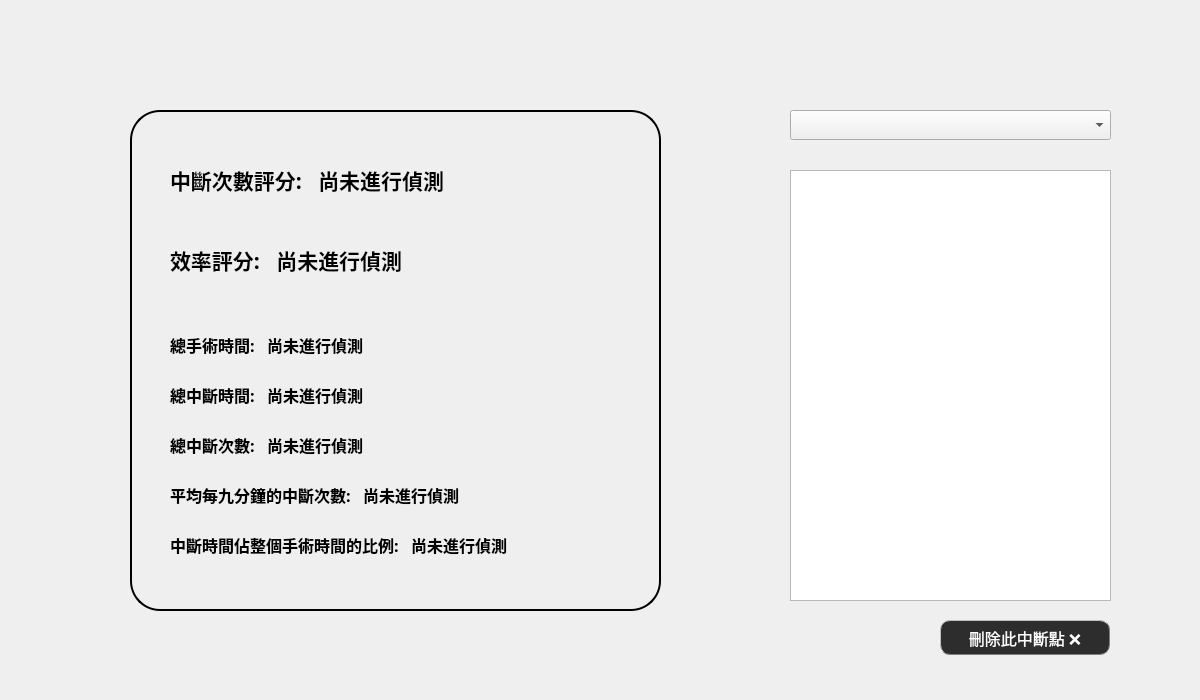
<?xml version="1.0" encoding="UTF-8"?>
<ui version="4.0">
 <class>MainWindow</class>
 <widget class="QMainWindow" name="MainWindow">
  <property name="enabled">
   <bool>true</bool>
  </property>
  <property name="geometry">
   <rect>
    <x>0</x>
    <y>0</y>
    <width>1200</width>
    <height>700</height>
   </rect>
  </property>
  <property name="sizePolicy">
   <sizepolicy hsizetype="Ignored" vsizetype="Ignored">
    <horstretch>0</horstretch>
    <verstretch>0</verstretch>
   </sizepolicy>
  </property>
  <property name="font">
   <font>
    <family>微軟正黑體</family>
    <weight>75</weight>
    <bold>true</bold>
   </font>
  </property>
  <property name="windowTitle">
   <string>MainWindow</string>
  </property>
  <property name="styleSheet">
   <string notr="true"/>
  </property>
  <widget class="QWidget" name="centralwidget">
   <widget class="QLabel" name="label_interrupt_times">
    <property name="geometry">
     <rect>
      <x>170</x>
      <y>420</y>
      <width>260</width>
      <height>50</height>
     </rect>
    </property>
    <property name="font">
     <font>
      <family>微軟正黑體</family>
      <pointsize>12</pointsize>
      <weight>75</weight>
      <bold>true</bold>
     </font>
    </property>
    <property name="styleSheet">
     <string notr="true"/>
    </property>
    <property name="text">
     <string>總中斷次數:   尚未進行偵測</string>
    </property>
    <property name="scaledContents">
     <bool>true</bool>
    </property>
    <property name="wordWrap">
     <bool>true</bool>
    </property>
   </widget>
   <widget class="QListWidget" name="list_widget_interrupt">
    <property name="geometry">
     <rect>
      <x>790</x>
      <y>170</y>
      <width>321</width>
      <height>431</height>
     </rect>
    </property>
    <property name="font">
     <font>
      <family>微軟正黑體</family>
      <weight>75</weight>
      <bold>true</bold>
     </font>
    </property>
   </widget>
   <widget class="QPushButton" name="button_remove_interrupt">
    <property name="geometry">
     <rect>
      <x>940</x>
      <y>620</y>
      <width>170</width>
      <height>35</height>
     </rect>
    </property>
    <property name="font">
     <font>
      <family>微軟正黑體</family>
      <pointsize>12</pointsize>
      <weight>50</weight>
      <bold>false</bold>
     </font>
    </property>
    <property name="styleSheet">
     <string notr="true">color: rgb(255, 255, 255);
background-color: rgb(45, 45, 45);
border-radius: 10px;
border: 1px groove gray;
border-style:outset;</string>
    </property>
    <property name="text">
     <string>刪除此中斷點 ❌</string>
    </property>
   </widget>
   <widget class="QLabel" name="label_performance">
    <property name="enabled">
     <bool>true</bool>
    </property>
    <property name="geometry">
     <rect>
      <x>320</x>
      <y>125</y>
      <width>90</width>
      <height>90</height>
     </rect>
    </property>
    <property name="font">
     <font>
      <family>Arial Black</family>
      <pointsize>48</pointsize>
      <weight>75</weight>
      <bold>true</bold>
     </font>
    </property>
    <property name="styleSheet">
     <string notr="true">color: rgb(255, 0, 0);</string>
    </property>
    <property name="text">
     <string/>
    </property>
    <property name="alignment">
     <set>Qt::AlignLeading|Qt::AlignLeft|Qt::AlignVCenter</set>
    </property>
   </widget>
   <widget class="QLabel" name="label_performance_text">
    <property name="enabled">
     <bool>true</bool>
    </property>
    <property name="geometry">
     <rect>
      <x>170</x>
      <y>155</y>
      <width>380</width>
      <height>50</height>
     </rect>
    </property>
    <property name="font">
     <font>
      <family>微軟正黑體</family>
      <pointsize>16</pointsize>
      <weight>75</weight>
      <bold>true</bold>
     </font>
    </property>
    <property name="styleSheet">
     <string notr="true"/>
    </property>
    <property name="text">
     <string>中斷次數評分:   尚未進行偵測</string>
    </property>
    <property name="scaledContents">
     <bool>true</bool>
    </property>
    <property name="wordWrap">
     <bool>true</bool>
    </property>
   </widget>
   <widget class="QComboBox" name="comboBox_choose_video">
    <property name="geometry">
     <rect>
      <x>790</x>
      <y>110</y>
      <width>321</width>
      <height>30</height>
     </rect>
    </property>
    <property name="font">
     <font>
      <family>微軟正黑體</family>
      <pointsize>10</pointsize>
      <weight>75</weight>
      <bold>true</bold>
     </font>
    </property>
   </widget>
   <widget class="QLabel" name="label_efficeiency_text">
    <property name="enabled">
     <bool>true</bool>
    </property>
    <property name="geometry">
     <rect>
      <x>170</x>
      <y>235</y>
      <width>380</width>
      <height>50</height>
     </rect>
    </property>
    <property name="font">
     <font>
      <family>微軟正黑體</family>
      <pointsize>16</pointsize>
      <weight>75</weight>
      <bold>true</bold>
     </font>
    </property>
    <property name="styleSheet">
     <string notr="true"/>
    </property>
    <property name="text">
     <string>效率評分:   尚未進行偵測</string>
    </property>
    <property name="scaledContents">
     <bool>true</bool>
    </property>
    <property name="wordWrap">
     <bool>true</bool>
    </property>
   </widget>
   <widget class="QLabel" name="label_surgery_time">
    <property name="geometry">
     <rect>
      <x>170</x>
      <y>320</y>
      <width>260</width>
      <height>50</height>
     </rect>
    </property>
    <property name="font">
     <font>
      <family>微軟正黑體</family>
      <pointsize>12</pointsize>
      <weight>75</weight>
      <bold>true</bold>
     </font>
    </property>
    <property name="styleSheet">
     <string notr="true"/>
    </property>
    <property name="text">
     <string>總手術時間:   尚未進行偵測</string>
    </property>
    <property name="scaledContents">
     <bool>true</bool>
    </property>
    <property name="wordWrap">
     <bool>true</bool>
    </property>
   </widget>
   <widget class="QLabel" name="label_total_interrupt_time">
    <property name="geometry">
     <rect>
      <x>170</x>
      <y>370</y>
      <width>260</width>
      <height>50</height>
     </rect>
    </property>
    <property name="font">
     <font>
      <family>微軟正黑體</family>
      <pointsize>12</pointsize>
      <weight>75</weight>
      <bold>true</bold>
     </font>
    </property>
    <property name="styleSheet">
     <string notr="true"/>
    </property>
    <property name="text">
     <string>總中斷時間:   尚未進行偵測</string>
    </property>
    <property name="scaledContents">
     <bool>true</bool>
    </property>
    <property name="wordWrap">
     <bool>true</bool>
    </property>
   </widget>
   <widget class="QLabel" name="label_efficiency">
    <property name="enabled">
     <bool>true</bool>
    </property>
    <property name="geometry">
     <rect>
      <x>320</x>
      <y>210</y>
      <width>90</width>
      <height>90</height>
     </rect>
    </property>
    <property name="font">
     <font>
      <family>Arial Black</family>
      <pointsize>48</pointsize>
      <weight>75</weight>
      <bold>true</bold>
     </font>
    </property>
    <property name="styleSheet">
     <string notr="true">color: rgb(255, 0, 0);</string>
    </property>
    <property name="text">
     <string/>
    </property>
    <property name="alignment">
     <set>Qt::AlignLeading|Qt::AlignLeft|Qt::AlignVCenter</set>
    </property>
   </widget>
   <widget class="QLabel" name="label_ratio">
    <property name="geometry">
     <rect>
      <x>170</x>
      <y>520</y>
      <width>371</width>
      <height>50</height>
     </rect>
    </property>
    <property name="font">
     <font>
      <family>微軟正黑體</family>
      <pointsize>12</pointsize>
      <weight>75</weight>
      <bold>true</bold>
     </font>
    </property>
    <property name="styleSheet">
     <string notr="true"/>
    </property>
    <property name="text">
     <string>中斷時間佔整個手術時間的比例:   尚未進行偵測</string>
    </property>
    <property name="scaledContents">
     <bool>true</bool>
    </property>
    <property name="wordWrap">
     <bool>true</bool>
    </property>
   </widget>
   <widget class="QLabel" name="label_unit_interrupt_counts">
    <property name="geometry">
     <rect>
      <x>170</x>
      <y>470</y>
      <width>371</width>
      <height>50</height>
     </rect>
    </property>
    <property name="font">
     <font>
      <family>微軟正黑體</family>
      <pointsize>12</pointsize>
      <weight>75</weight>
      <bold>true</bold>
     </font>
    </property>
    <property name="styleSheet">
     <string notr="true"/>
    </property>
    <property name="text">
     <string>平均每九分鐘的中斷次數:   尚未進行偵測</string>
    </property>
    <property name="scaledContents">
     <bool>true</bool>
    </property>
    <property name="wordWrap">
     <bool>true</bool>
    </property>
   </widget>
   <widget class="QPushButton" name="button_back_menu">
    <property name="geometry">
     <rect>
      <x>1130</x>
      <y>630</y>
      <width>60</width>
      <height>60</height>
     </rect>
    </property>
    <property name="font">
     <font>
      <family>微軟正黑體</family>
      <pointsize>28</pointsize>
      <weight>50</weight>
      <bold>false</bold>
     </font>
    </property>
    <property name="styleSheet">
     <string notr="true">QPushButton {
        border: 0px solid;
    }
    QPushButton:hover {
        background-color: rgb(223, 223, 223);
    }
</string>
    </property>
    <property name="text">
     <string/>
    </property>
    <property name="icon">
     <iconset>
      <normaloff>image/back.png</normaloff>image/back.png</iconset>
    </property>
    <property name="iconSize">
     <size>
      <width>60</width>
      <height>60</height>
     </size>
    </property>
   </widget>
   <widget class="QLabel" name="label_background">
    <property name="geometry">
     <rect>
      <x>130</x>
      <y>110</y>
      <width>531</width>
      <height>501</height>
     </rect>
    </property>
    <property name="styleSheet">
     <string notr="true">border-color: rgb(84, 84, 84);
border-radius: 30px;
border: 2px groove black;
border-style:outset;</string>
    </property>
    <property name="text">
     <string/>
    </property>
    <property name="scaledContents">
     <bool>true</bool>
    </property>
    <property name="alignment">
     <set>Qt::AlignCenter</set>
    </property>
   </widget>
   <widget class="QLabel" name="label_cute_image">
    <property name="geometry">
     <rect>
      <x>480</x>
      <y>149</y>
      <width>150</width>
      <height>150</height>
     </rect>
    </property>
    <property name="text">
     <string/>
    </property>
    <property name="scaledContents">
     <bool>true</bool>
    </property>
   </widget>
   <zorder>label_background</zorder>
   <zorder>label_interrupt_times</zorder>
   <zorder>list_widget_interrupt</zorder>
   <zorder>button_remove_interrupt</zorder>
   <zorder>comboBox_choose_video</zorder>
   <zorder>label_efficeiency_text</zorder>
   <zorder>label_surgery_time</zorder>
   <zorder>label_total_interrupt_time</zorder>
   <zorder>label_ratio</zorder>
   <zorder>label_unit_interrupt_counts</zorder>
   <zorder>label_performance_text</zorder>
   <zorder>label_performance</zorder>
   <zorder>label_efficiency</zorder>
   <zorder>button_back_menu</zorder>
   <zorder>label_cute_image</zorder>
  </widget>
 </widget>
 <resources/>
 <connections/>
</ui>
